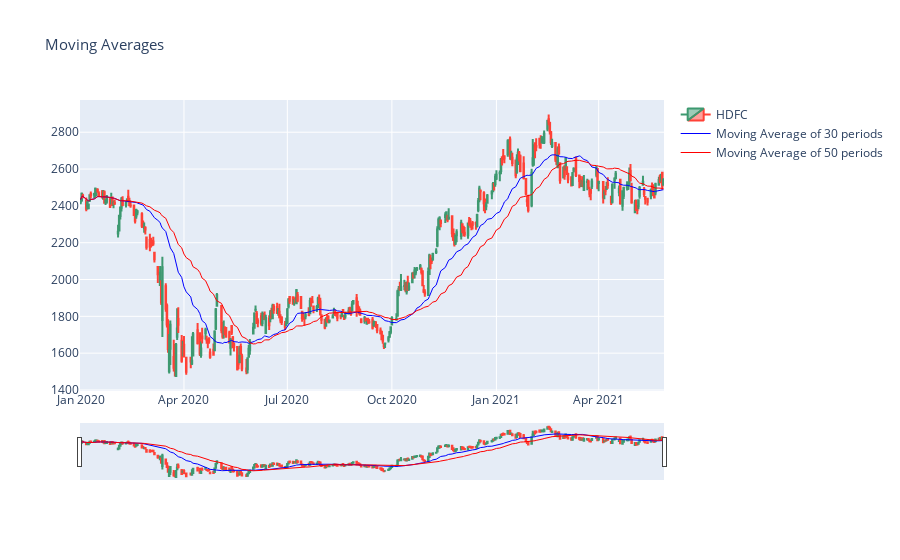

Notebook source saved alongside this figure:
### Code cell
fig = go.Figure(data=data, layout=layout)

iplot(fig, filename='jupyter-styled_bar')

### Figure 1 — Plotly figure (JSON) as saved in the notebook; plotly's stock layout.template omitted (floating-point values rounded to 4 significant figures; data arrays with more than 128 entries replaced by an {"elided": "..."} marker saying what was removed)
{"data": [{"close": {"elided": "349 float values"}, "high": {"elided": "349 float values"}, "low": {"elided": "349 float values"}, "name": "HDFC", "open": {"elided": "349 float values"}, "showlegend": true, "type": "candlestick", "x": {"elided": "349 str values"}}, {"line": {"color": "blue", "width": 1}, "mode": "lines", "name": "Moving Average of 30 periods", "type": "scatter", "x": {"elided": "349 str values"}, "y": {"elided": "349 float values"}}, {"line": {"color": "red", "width": 1}, "mode": "lines", "name": "Moving Average of 50 periods", "type": "scatter", "x": {"elided": "349 str values"}, "y": {"elided": "349 float values"}}], "layout": {"title": {"font": {"size": 15}, "text": "Moving Averages"}}}
